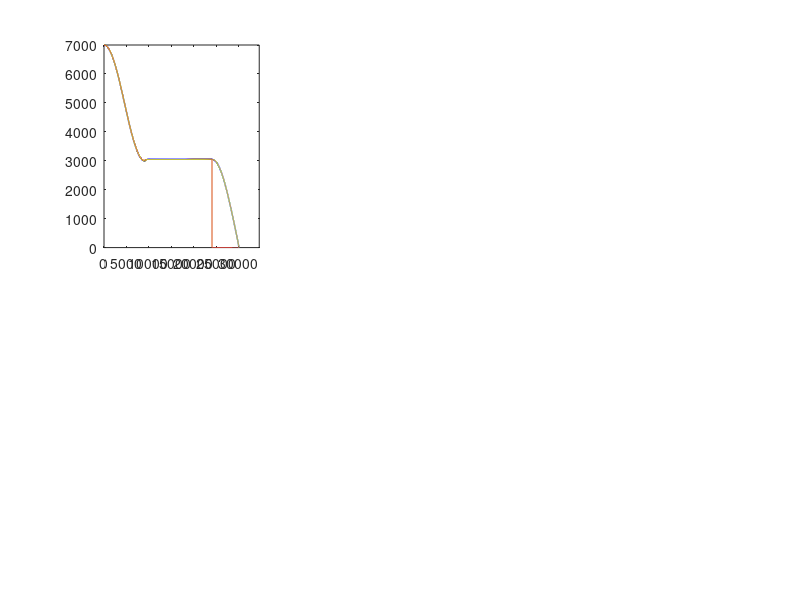

MATLAB code to generate this figure: (Note: this script raises an error after producing the figure.)
clc,clear

%初始条件
g = 9.8;            %重力加速度
m0 = 300;           %导弹质量
Jz = 350;           %转动惯量
P = 2000;           %发动机推力
ms = 0.46;          %质量秒消耗量
x0 = 0;             %初始位置
H0 = 7000;          %初始高度
theta0 = 0;         %初始弹道倾角
phi0 = 0;           %初始俯仰角
alpha0 = 0;         %初始攻角
phi0_v = 0;         %初始俯仰角速度
V0 = 300;           %初始速度
Sref = 0.45;        %参考面积
Lref = 2.5;         %参考长度
mz_omegaz = -2;     %阻尼力矩系数
rou0 = 1.2495;      %海平面大气密度
T0 = 288.15;        %海平面大气温度
kphi = -1;          %舵偏角比例系数
kphi_v = -50;       %舵偏角速度比例系
kH = -1;            %高度比例系数
kH_v = -100;        %高度速度比例系数
deltazlim = 15;     %舵偏角限制
k = 2;              %比例导引法比例系数
ktheta = -9;        %弹道倾角比例系数
ktheta_v = 5;       %弹道倾角速度比例系数
TG = 0.05;          %高度表时间常数
omegaG = 150;       %舵偏自然频率
ksi = 0.7;          %舵偏阻尼比

% 基本公式
% Cy = 0.25*alpha + 0.05*deltaz;     升力系数
% Cx = 0.2 + 0.005*alpha^2;           阻力系数
% mz = -0.1*alpha + 0.024*deltaz;    俯仰力矩系数
% Y = Cy*q*Sref;                      升力
% X = Cx*q*Sref;                      阻力
% Mz = mz*q*Sref*Lref;               俯仰力矩
% q = 0.5*rou*V^2;                   动压
% T = T0 - 0.0065*H;                  大气温度
% rou = rou0*(T/T0)^4.25588;          大气密度

%弹道计算
dt = 0.01;        %迭代步长

%迭代   

    %循环（一阶段）
    m = m0;
    x = x0;
    H = H0;
    y = H;
    theta = theta0;
    phi = phi0;
    alpha = alpha0;
    phi_v = phi0_v;
    omegaz = phi_v;
    domegaz = 0;
    V = V0;
    rou = rou0;
    T = T0;
    t = 0;
    H_ast = 2000*cos(0.000314*1.1*x) + 5000;
    i = 0;

    H_mon = H;
    deltaz = 0;
    deltaz_v = 0;
    deltaz_a = 0;
    deltaz_ast = 0;

    while x < 9100
        t = t + dt;
        i = i+1;

        %高度计算
        H = y;
        H_ast_old = H_ast;
        H_ast = 2000*cos(0.000314*1.1*x) + 5000;
        dH_mon = (H - H_mon)/TG*dt;
        H_mon_old = H_mon;
        H_mon = H_mon + dH_mon;
        H_mon_v = H_mon - H_mon_old;
        H_ast_v = H_ast - H_ast_old;

        %动压计算
        T = T0 - 0.0065*H;
        rou = rou0*(T/T0)^4.25588;
        q = 0.5*rou*V^2;
        
        %舵偏角&攻角计算
        deltaz_ast = kH*(H_mon - H_ast) + kH_v*(H_mon_v - H_ast_v) + kphi*(phi) + kphi_v*(phi_v);
        if(abs(deltaz_ast) > deltazlim)
           deltaz_ast = deltaz_ast/abs(deltaz_ast)*deltazlim;
        end

        deltaz_old = deltaz;
        deltaz_v_old = deltaz_v;
        deltaz = deltaz_ast - deltaz_a/(omegaG^2) - 2*ksi*deltaz_v/omegaG;
        if(abs(deltaz) > deltazlim)
           deltaz = deltaz/abs(deltaz)*deltazlim;
        end
        deltaz_v = deltaz - deltaz_old;
        deltaz_a = deltaz_v - deltaz_v_old;
        
        alpha = (phi - theta)*180/pi;
    
        %力计算
        Cy = 0.25*alpha + 0.05*deltaz;
        Cx = 0.2 + 0.005*alpha^2;
        Y = Cy*q*Sref;
        X = Cx*q*Sref;

        %力矩计算
        omegaz_ = omegaz*Lref/V;
        mz = -0.1*alpha + 0.024*deltaz + mz_omegaz*omegaz_;
        Mz = mz*q*Sref*Lref;
    
        %运动状态参数
        dV = (-X/m - g*sin(theta))*dt;
        dtheta = (Y/m/V - g*cos(theta)/V)*dt;
        domegaz = Mz/Jz*dt;
        dx = V*cos(theta)*dt;
        dy = V*sin(theta)*dt;
        dphi = omegaz*dt; 

        V = V + dV;
        theta = theta + dtheta;
        phi_v_old = omegaz;
        omegaz = omegaz + domegaz;
        phi_v = omegaz;
        phi = phi + dphi;
        x = x + dx;
        y = y + dy;

        %数据存储
        t_save(i) = t;
        x_save(i) = x;
        H_save(i) = y;
        H_ast_save(i) = H_ast;
        H_mon_save(i) = H_mon;
        V_save(i) = V;
        alpha_save(i) = alpha;
        theta_save(i) = theta*180/pi;
        deltaz_save(i) = deltaz;
        deltaz_ast_save(i) = deltaz_ast;
        phi_save(i) = phi;
        t_stage1 = t;
        x_stage1 = x;

    end

    %循环（二阶段）
    while x > 9100 && x < 24000
        t = t + dt;
        i = i+1;

        %高度计算
        H = y;
        H_ast = 3050;  
        dH_mon = (H - H_mon)/TG*dt;
        H_mon_old = H_mon;
        H_mon = H_mon + dH_mon;
        H_mon_v = H_mon - H_mon_old;

        %动压计算
        T = T0 - 0.0065*H;
        rou = rou0*(T/T0)^4.25588;
        q = 0.5*rou*V^2;
        
        %舵偏角&攻角计算
        deltaz_ast = kH*(H_mon - H_ast) + kH_v*(H_mon_v) + kphi*(phi) + kphi_v*(phi_v);
        if(abs(deltaz_ast) > deltazlim)
           deltaz_ast = deltaz_ast/abs(deltaz)*deltazlim;
        end

        deltaz_old = deltaz;
        deltaz_v_old = deltaz_v;
        deltaz = deltaz_ast - deltaz_a/(omegaG^2) - 2*ksi*deltaz_v/omegaG;
        if(abs(deltaz) > deltazlim)
           deltaz = deltaz/abs(deltaz)*deltazlim;
        end
        deltaz_v = deltaz - deltaz_old;
        deltaz_a = deltaz_v - deltaz_v_old;

        alpha = (phi - theta)*180/pi;
    
        %力计算
        Cy = 0.25*alpha + 0.05*deltaz;
        Cx = 0.2 + 0.005*alpha^2;
        Y = Cy*q*Sref;
        X = Cx*q*Sref;

        %力矩计算
        omegaz_ = omegaz*Lref/V;
        mz = -0.1*alpha + 0.024*deltaz + mz_omegaz*omegaz_;
        Mz = mz*q*Sref*Lref;
    
        %运动状态参数
        dV = (P*cosd(alpha)/m - X/m - g*sin(theta))*dt;
        dtheta = (P*sind(alpha)/m/V + Y/m/V - g*cos(theta)/V)*dt;
        domegaz = Mz/Jz*dt;
        dx = V*cos(theta)*dt;
        dy = V*sin(theta)*dt;
        dphi = omegaz*dt;
        dm = -ms*dt;

        V = V + dV;
        theta = theta + dtheta;
        phi_v_old = omegaz;
        omegaz = omegaz + domegaz;
        phi_v = omegaz;
        phi = phi + dphi;
        x = x + dx;
        y = y + dy;
        m = m + dm;

        %数据存储
        t_save(i) = t;
        x_save(i) = x;
        H_save(i) = y;
        H_ast_save(i) = H_ast;
        H_mon_save(i) = H_mon;
        V_save(i) = V;
        alpha_save(i) = alpha;
        theta_save(i) = theta*180/pi;
        deltaz_save(i) = deltaz;
        deltaz_ast_save(i) = deltaz_ast;
        phi_save(i) = phi;
        t_stage2 = t;
        x_stage2 = x;

    end

    %循环（三阶段）
    x_target = 30000;
    y_target = 0;
    VT = 0;
    etaT = 0;
    que0 = atan((y_target - y)/(x_target - x));
    que = que0;
    theta_old = theta; 
    theta_ast = theta;
    err = 0;

    while x > 24000 && y > 0
        t = t + dt; 
        i = i+1;

        %高度计算
        H = y;  
        dH_mon = (H - H_mon)/TG*dt;
        H_mon = H_mon + dH_mon;

        %导引法计算
        r = ((x - x_target)^2 + (y - y_target)^2)^0.5;
        que = atan((y_target - y)/(x_target - x));
        eta = que - theta;
        dque = (V*sin(eta)-VT*sin(etaT))/r*dt;
        dtheta_ast = k*dque;
        theta_ast_old = theta_ast;
        theta_ast = theta_ast + dtheta_ast;

        %舵偏角&攻角计算
        theta_v = theta - theta_old;
        theta_ast_v = theta_ast - theta_ast_old;
        deltaz_ast = ktheta*(theta - theta_ast) + ktheta_v*(theta_v - theta_ast_v);
        if(abs(deltaz_ast) > deltazlim)
           deltaz_ast = deltaz_ast/abs(deltaz)*deltazlim;
        end

        deltaz_old = deltaz;
        deltaz_v_old = deltaz_v;
        deltaz = deltaz_ast - deltaz_a/(omegaG^2) - 2*ksi*deltaz_v/omegaG;
        if(abs(deltaz) > deltazlim)
           deltaz = deltaz/abs(deltaz)*deltazlim;
        end
        deltaz_v = deltaz - deltaz_old;
        deltaz_a = deltaz_v - deltaz_v_old;
        
        alpha = (phi - theta)*180/pi;
        
        %动压计算
        T = T0 - 0.0065*H;
        rou = rou0*(T/T0)^4.25588;
        q = 0.5*rou*V^2;
    
        %力计算
        Cy = 0.25*alpha + 0.05*deltaz;
        Cx = 0.2 + 0.005*alpha^2;
        Y = Cy*q*Sref;
        X = Cx*q*Sref;

        %力矩计算
        omegaz_ = omegaz*Lref/V;
        mz = -0.1*alpha + 0.024*deltaz + mz_omegaz*omegaz_;
        Mz = mz*q*Sref*Lref;
    
        %运动状态参数
        dV = (-X/m - g*sin(theta))*dt;
        dtheta = (Y/m/V - g*cos(theta)/V)*dt;
        domegaz = Mz/Jz*dt;
        dx = V*cos(theta)*dt;
        dy = V*sin(theta)*dt;
        dphi = omegaz*dt; 

        V = V + dV;
        theta_old = theta;
        theta = theta + dtheta;
        omegaz = omegaz + domegaz;
        phi = phi + dphi;
        x = x + dx;
        y = y + dy;

        %数据存储
        t_save(i) = t;
        x_save(i) = x;
        H_save(i) = y;
        H_ast_save(i) = 0;
        H_mon_save(i) = H_mon;
        V_save(i) = V;
        alpha_save(i) = alpha;
        theta_save(i) = theta*180/pi;
        deltaz_save(i) = deltaz;
        deltaz_ast_save(i) = deltaz_ast;
        que_save(i) = que*180/pi;
        phi_save(i) = phi;
        theta_ast_save(i) = theta_ast*180/pi;
        t_stage3 = t;
        x_stage3 = x;
        
    end

    %绘图

    %高度-水平位移
    subplot(2,3,1);
    plot(x_save,H_save,'LineWidth',1);
    hold on;
    plot(x_save,H_ast_save,'LineWidth',0.75);
    hold off;
    hold on;
    plot(x_save,H_mon_save,'LineWidth',0.5);
    hold off;

    ylim([0,H0]);
    xlim([0,1.15*x_target]);

    label = sprintf('x=%.1fm',x_stage1);
    x1 = xline(x_stage1,'--k',{'阶段二',label});
    x1.LabelVerticalAlignment = 'bottom';
    x1.LabelOrientation = 'horizontal';
    x1.LabelHorizontalAlignment = 'left';
    label = sprintf('x=%.1fm',x_stage2);
    x2 = xline(x_stage2,'--k',{'阶段三',label});
    x2.LabelVerticalAlignment = 'bottom';
    x2.LabelOrientation = 'horizontal';
    x2.LabelHorizontalAlignment = 'left';
    
    x_attack = x + (x_save(i-1) - x)/(H_save(i-1)-H_save(i))*(y_target-H_save(i));
    e = abs(x_attack - x_target);
    label = sprintf('e=%.1fm',e);
    x3 = xline(x_attack,'--r',{'打击误差',label});
    x3.LabelVerticalAlignment = 'bottom';

    xlabel('\fontsize{16}x/m');
    ylabel('\fontsize{16}H/m');
    legend('实际高度','期望高度','表高度','fontsize',12);
    title('\fontsize{16}弹道剖面');
    grid on;

    %高度-时间
    subplot(2,3,2);
    plot(t_save,H_save,'LineWidth',1);
    hold on;
    plot(t_save,H_ast_save,'LineWidth',0.75);
    hold off;
    hold on;
    plot(t_save,H_mon_save,'LineWidth',0.5);
    hold off;

    ylim([0,H0]);
    xlim([0,t_stage3]);
    
    label = sprintf('t=%.1fs',t_stage1);
    x1 = xline(t_stage1,'--k',{'阶段二',label});
    x1.LabelVerticalAlignment = 'bottom';
    x1.LabelOrientation = 'horizontal';
    x1.LabelHorizontalAlignment = 'left';
    label = sprintf('t=%.1fs',t_stage2);
    x2 = xline(t_stage2,'--k',{'阶段三',label});
    x2.LabelVerticalAlignment = 'bottom';
    x2.LabelOrientation = 'horizontal';
    x2.LabelHorizontalAlignment = 'left';

    xlabel('\fontsize{16}x/m');
    ylabel('\fontsize{16}H/m');
    legend('实际高度','期望高度','表高度','fontsize',12);
    xlabel('\fontsize{16}t/s');
    ylabel('\fontsize{16}H/m');
    title('\fontsize{16}高度-时间曲线');
    grid on;

    %速度-时间
    subplot(2,3,3);
    plot(t_save,V_save,'LineWidth',1);

    xlim([0,t_stage3]);

    label = sprintf('t=%.1fs',t_stage1);
    x1 = xline(t_stage1,'--k',{'阶段二',label});
    x1.LabelVerticalAlignment = 'bottom';
    x1.LabelOrientation = 'horizontal';
    x1.LabelHorizontalAlignment = 'left';
    label = sprintf('t=%.1fs',t_stage2);
    x2 = xline(t_stage2,'--k',{'阶段三',label});
    x2.LabelVerticalAlignment = 'bottom';
    x2.LabelOrientation = 'horizontal';
    x2.LabelHorizontalAlignment = 'left';

    xlabel('\fontsize{16}t/s');
    ylabel('\fontsize{16}V/(m/s)');
    title('\fontsize{16}速度-时间曲线');
    grid on;

    %舵偏角-时间
    subplot(2,3,4);
    plot(t_save,deltaz_save,'LineWidth',1);
    hold on;
    plot(t_save,deltaz_ast_save,'LineWidth',0.5);
    hold off;

    ylim([1.1*min(deltaz_save),1.1*max(deltaz_save)]);
    xlim([0,t_stage3]);

    label = sprintf('t=%.1fs',t_stage1);
    x1 = xline(t_stage1,'--k',{'阶段二',label});
    x1.LabelVerticalAlignment = 'bottom';
    x1.LabelOrientation = 'horizontal';
    x1.LabelHorizontalAlignment = 'left';
    label = sprintf('t=%.1fs',t_stage2);
    x2 = xline(t_stage2,'--k',{'阶段三',label});
    x2.LabelVerticalAlignment = 'bottom';
    x2.LabelOrientation = 'horizontal';
    x2.LabelHorizontalAlignment = 'left';
    legend('实际舵偏角','期望舵偏角','fontsize',12);

    xlabel('\fontsize{16}t/s');
    ylabel('\fontsize{16}δz/°');
    title('\fontsize{16}舵偏角-时间曲线');
    grid on;

    %攻角-时间
    subplot(2,3,5);
    plot(t_save,alpha_save,'LineWidth',1);

    ylim([1.1*min(alpha_save),1.1*max(alpha_save)]);
    xlim([0,t_stage3]);

    label = sprintf('t=%.1fs',t_stage1);
    x1 = xline(t_stage1,'--k',{'阶段二',label});
    x1.LabelVerticalAlignment = 'bottom';
    x1.LabelOrientation = 'horizontal';
    x1.LabelHorizontalAlignment = 'left';
    label = sprintf('t=%.1fs',t_stage2);
    x2 = xline(t_stage2,'--k',{'阶段三',label});
    x2.LabelVerticalAlignment = 'bottom';
    x2.LabelOrientation = 'horizontal';
    x2.LabelHorizontalAlignment = 'left';

    xlabel('\fontsize{16}t/s');
    ylabel('\fontsize{16}α/°');
    title('\fontsize{16}攻角-时间曲线');
    grid on;

    %弹道倾角(&视角)-时间
    subplot(2,3,6);
    plot(t_save,theta_save,'LineWidth',1);
    hold on;
    plot(t_save,theta_ast_save,'LineWidth',0.75);
    hold off;
    hold on;
    plot(t_save,que_save,'LineWidth',1);
    hold off;

    ylim([1.1*min(min(min(que_save),min(theta_save)),min(theta_ast_save)), ...
        1.1*max(max(max(que_save),max(theta_save)),max(theta_ast_save))]);
    xlim([0,t_stage3]);

    label = sprintf('t=%.1fs',t_stage1);
    x1 = xline(t_stage1,'--k',{'阶段二',label});
    x1.LabelVerticalAlignment = 'bottom';
    x1.LabelOrientation = 'horizontal';
    x1.LabelHorizontalAlignment = 'left';
    label = sprintf('t=%.1fs',t_stage2);
    x2 = xline(t_stage2,'--k',{'阶段三',label});
    x2.LabelVerticalAlignment = 'bottom';
    x2.LabelOrientation = 'horizontal';
    x2.LabelHorizontalAlignment = 'left';
    xlabel('\fontsize{16}x/m');
    ylabel('\fontsize{16}H/m');
    legend('实际弹道倾角','期望弹道倾角','视角','fontsize',8);

    xlabel('\fontsize{16}t/s');
    ylabel('\fontsize{16}θ(q)/°');
    title('\fontsize{16}弹道倾角(&视角)-时间曲线');
    grid on;

    
